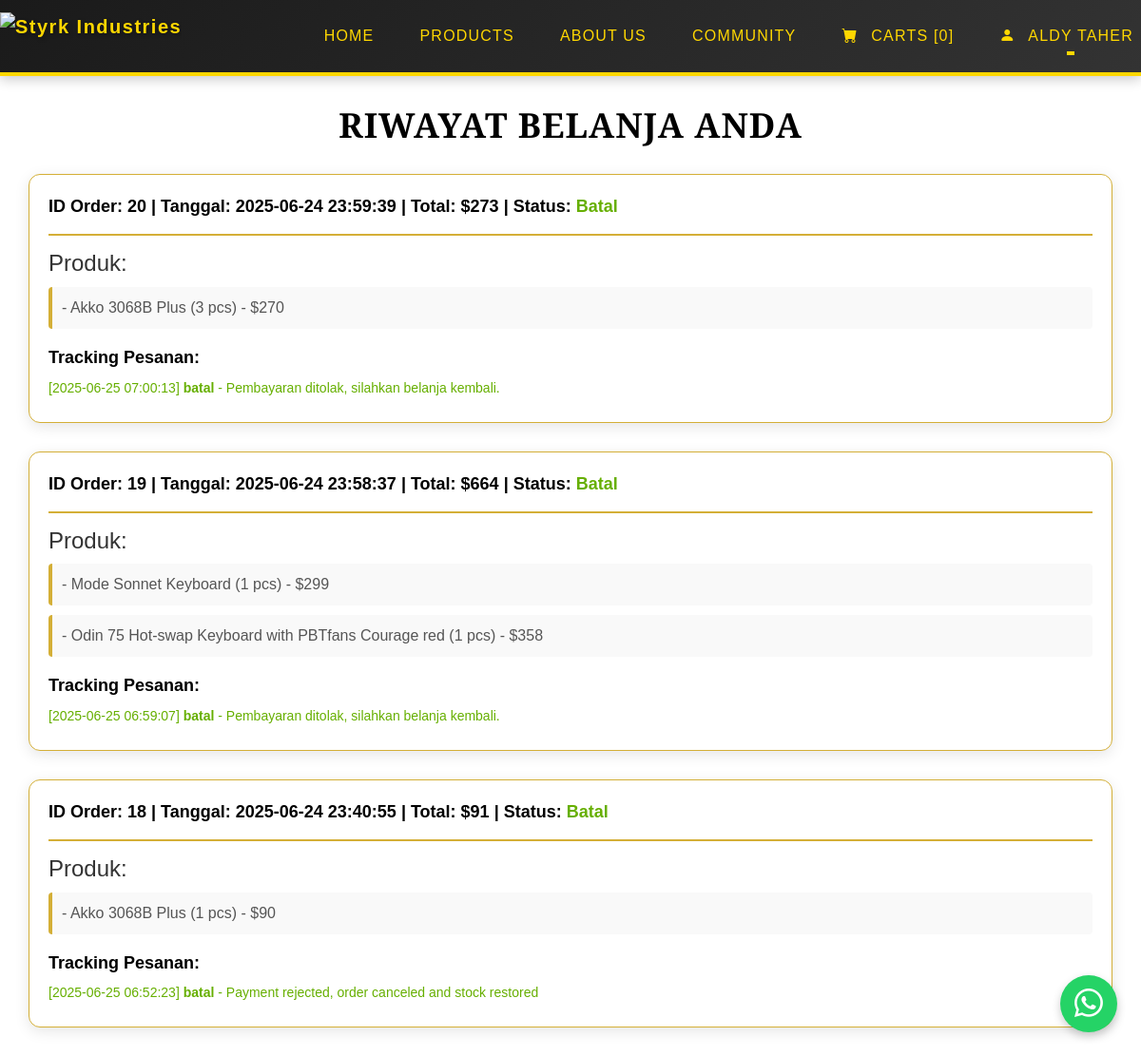
The app's page /user/riwayat_belanja.php (signed in) with its own data.
### tables this page shows
CREATE TABLE `orders` (
  `order_id` int NOT NULL,
  `customer_id` int NOT NULL,
  `tgl_order` datetime NOT NULL,
  `total_harga` decimal(12,2) NOT NULL,
  `status` enum('pending','proses','selesai','batal') NOT NULL
);

CREATE TABLE `order_details` (
  `detail_id` int NOT NULL,
  `order_id` int NOT NULL,
  `product_id` varchar(10) NOT NULL,
  `jumlah` int NOT NULL,
  `harga_satuan` decimal(12,2) NOT NULL,
  `subtotal` decimal(12,2) NOT NULL
);

CREATE TABLE `products` (
  `product_id` varchar(10) NOT NULL,
  `nama_produk` varchar(100) NOT NULL,
  `deskripsi_produk` text NOT NULL,
  `harga` decimal(12,2) NOT NULL,
  `stok` int NOT NULL,
  `link_gambar` varchar(300) NOT NULL,
  `category_id` int DEFAULT NULL
);

CREATE TABLE `order_tracking` (
  `tracking_id` int NOT NULL,
  `order_id` int NOT NULL,
  `status` varchar(100) NOT NULL,
  `description` text,
  `timestamp` datetime DEFAULT CURRENT_TIMESTAMP
);

### user/riwayat_belanja.php (the view, shortened to what this page needs)
<?php
include './header.php';
$customer_id = $_SESSION['kd_cs'];
$query_orders = "
    SELECT * FROM orders
    WHERE customer_id = '$customer_id'
    ORDER BY tgl_order DESC
";
$result_orders = mysqli_query($conn, $query_orders);
?>
<!DOCTYPE html>
<html lang="id">
<head>
    <link rel="stylesheet" href="./css/riwayat_belanja.css">
    <link rel="stylesheet" href="https://cdnjs.cloudflare.com/ajax/libs/font-awesome/6.0.0/css/all.min.css">
</head>
<body>
    <h2>Riwayat Belanja Anda</h2>
    <?php while ($order = mysqli_fetch_assoc($result_orders)) { ?>
        <div class="order-card">
            <div class="order-header">
                ID Order: <?= $order['order_id'] ?> |
                Tanggal: <?= $order['tgl_order'] ?> |
                Total: $<?= number_format($order['total_harga'], 0, ',', '.') ?> |
                Status: <strong id="status"><?= ucfirst($order['status']) ?></strong>
            </div>
            <div>
                <h4>Produk:</h4>
                <?php
                $order_id = $order['order_id'];
                $query_items = "
                SELECT od.*, p.nama_produk
                FROM order_details od
                JOIN products p ON od.product_id = p.product_id
                WHERE od.order_id = '$order_id'
            ";
                $items = mysqli_query($conn, $query_items);
                while ($item = mysqli_fetch_assoc($items)) {
                    echo "<div class='product-item'>- {$item['nama_produk']} ({$item['jumlah']} pcs) - $" . number_format($item['subtotal'], 0, ',', '.') . "</div>";
                }
                ?>
            </div>
            <div class="tracking-log">
                <h4>Tracking Pesanan:</h4>
                <?php
                $query_tracking = "
                SELECT * FROM order_tracking
                WHERE order_id = '$order_id'
                ORDER BY timestamp ASC
            ";
                $tracking = mysqli_query($conn, $query_tracking);
                if (mysqli_num_rows($tracking) > 0) {
                    while ($track = mysqli_fetch_assoc($tracking)) {
                        echo "<p>[{$track['timestamp']}] <strong>{$track['status']}</strong> - {$track['description']}</p>";
                    }
                } else {
                    echo "<p>Belum ada tracking tersedia.</p>";
                }
                ?>
            </div>
        </div>
    <?php } ?>
</body>
</html>

### user/css/header.css (style rules this page uses)
:root { --primary-yellow: #FFD700; --dark-yellow: #FFC000; --light-yellow: #FFECB3; --dark-bg: #1A1A1A; --text-dark: #333333; --black:#000000; }
* { margin: 0; padding: 0; box-sizing: border-box; font-family: 'Arial', sans-serif; }
body { background-color: #FFF9E6; color: var(--text-dark); font-size: 1rem; }

### user/css/produk.css (style rules this page uses)
body { font-family: 'Montserrat', sans-serif; }

### user/css/riwayat_belanja.css (style rules this page uses)
body { font-family: 'Arial', sans-serif; background-color: #ffffff; color: #333333; margin: 0; }
#status { color: rgb(102, 175, 0); }
h2 { font-family: 'Playfair Display', serif; font-weight: 700; color: #000000; text-align: center; margin-bottom: 30px; margin-top: 30px; font-size: 36px; text-transform: uppercase; letter-spacing: 1px; }
.order-card { background-color: #ffffff; border: 1px solid #d4af37; border-radius: 12px; padding: 20px; margin: 30px; box-shadow: 0 4px 15px rgba(0, 0, 0, 0.1); transition: transform 0.3s, box-shadow 0.3s; }
.order-header { font-weight: 600; color: #000000; border-bottom: 2px solid #d4af37; padding-bottom: 15px; margin-bottom: 15px; font-size: 18px; }
.product-item { font-size: 16px; color: #555555; margin: 10px 0; padding: 10px; border-left: 4px solid #d4af37; background-color: #f9f9f9; border-radius: 4px; }
.tracking-log { margin-top: 20px; }
.tracking-log h4 { font-weight: 600; color: #000000; font-size: 18px; margin-bottom: 10px; }
.tracking-log p { font-size: 14px; color: #777777; margin: 5px 0; color: rgb(102, 175, 0); }

### records on screen
orders: order_id "20", tgl_order "2025-06-24 23:59:39", total_harga "273", status "Batal"
order_details: product.nama_produk "Akko 3068B Plus", jumlah "3", subtotal "270"
order_tracking: timestamp "2025-06-25 07:00:13", status "batal", description "Pembayaran ditolak, silahkan belanja kembali."
orders: order_id "19", tgl_order "2025-06-24 23:58:37", total_harga "664", status "Batal"
order_details: product.nama_produk "Mode Sonnet Keyboard", jumlah "1", subtotal "299"
order_details: product.nama_produk "Odin 75 Hot-swap Keyboard with PBTfans Courage red", jumlah "1", subtotal "358"
order_tracking: timestamp "2025-06-25 06:59:07", status "batal", description "Pembayaran ditolak, silahkan belanja kembali."
orders: order_id "18", tgl_order "2025-06-24 23:40:55", total_harga "91", status "Batal"
order_details: product.nama_produk "Akko 3068B Plus", jumlah "1", subtotal "90"
order_tracking: timestamp "2025-06-25 06:52:23", status "batal", description "Payment rejected, order canceled and stock restored"

### other values on screen
$cart_count "0"
$_SESSION['nama'] "ALDY TAHER"
